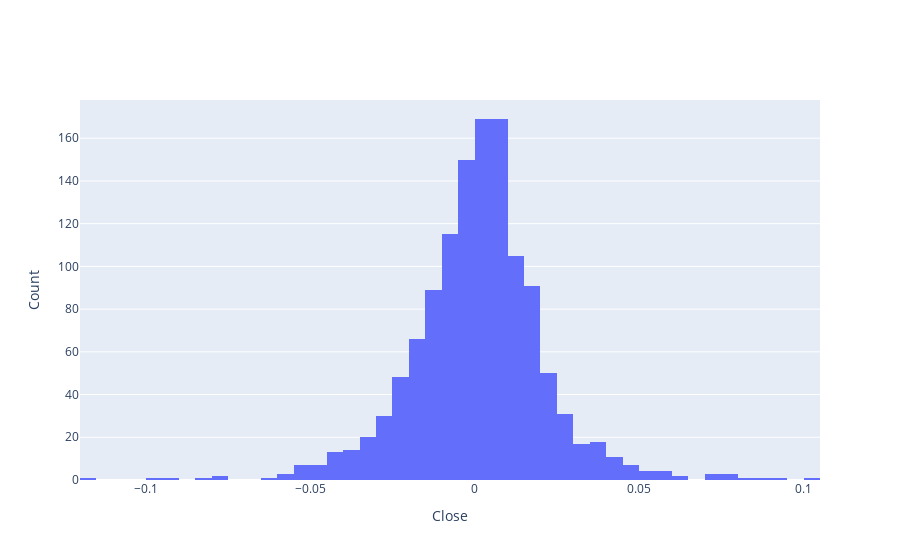

This figure's notebook cell:
### Code cell
fig = go.Figure(data=[go.Histogram(x=pct["Close"])])
fig.update_layout(
    xaxis_title='Close',
    yaxis_title='Count',
    xaxis_rangeslider_visible=False
)
fig.show()

### Figure 1 — Plotly figure (JSON) as saved in the notebook; plotly's stock layout.template omitted (floating-point values rounded to 4 significant figures; data arrays with more than 128 entries replaced by an {"elided": "..."} marker saying what was removed)
{"data": [{"type": "histogram", "x": {"elided": "1258 float values"}}], "layout": {"xaxis": {"rangeslider": {"visible": false}, "title": {"text": "Close"}}, "yaxis": {"title": {"text": "Count"}}}}
